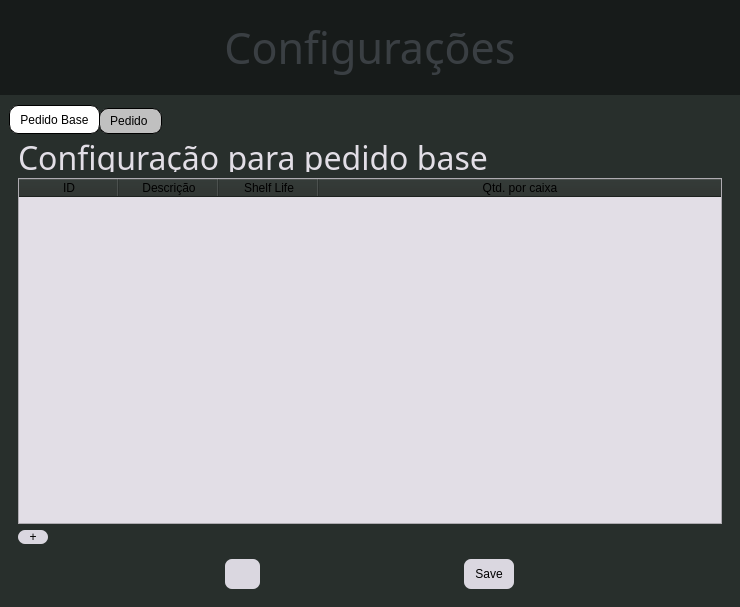
<?xml version="1.0" encoding="UTF-8"?>
<ui version="4.0">
 <class>Configuration</class>
 <widget class="QMainWindow" name="Configuration">
  <property name="geometry">
   <rect>
    <x>0</x>
    <y>0</y>
    <width>702</width>
    <height>607</height>
   </rect>
  </property>
  <property name="windowTitle">
   <string>Configuration</string>
  </property>
  <property name="windowIcon">
   <iconset resource="gui_data/resources.qrc">
    <normaloff>:/icon/images/settingsIcon.png</normaloff>:/icon/images/settingsIcon.png</iconset>
  </property>
  <widget class="QWidget" name="centralwidget">
   <layout class="QVBoxLayout" name="verticalLayout">
    <property name="spacing">
     <number>0</number>
    </property>
    <property name="leftMargin">
     <number>0</number>
    </property>
    <property name="topMargin">
     <number>0</number>
    </property>
    <property name="rightMargin">
     <number>0</number>
    </property>
    <property name="bottomMargin">
     <number>0</number>
    </property>
    <item>
     <widget class="QFrame" name="Header">
      <property name="maximumSize">
       <size>
        <width>16777215</width>
        <height>100</height>
       </size>
      </property>
      <property name="styleSheet">
       <string notr="true">
background-color: rgb(23, 27, 26);
</string>
      </property>
      <property name="frameShape">
       <enum>QFrame::NoFrame</enum>
      </property>
      <property name="frameShadow">
       <enum>QFrame::Raised</enum>
      </property>
      <layout class="QHBoxLayout" name="horizontalLayout">
       <item>
        <widget class="QFrame" name="HeaderFrame">
         <property name="frameShape">
          <enum>QFrame::NoFrame</enum>
         </property>
         <property name="frameShadow">
          <enum>QFrame::Raised</enum>
         </property>
         <layout class="QHBoxLayout" name="horizontalLayout_3">
          <item>
           <widget class="QFrame" name="AALogo">
            <property name="minimumSize">
             <size>
              <width>200</width>
              <height>0</height>
             </size>
            </property>
            <property name="maximumSize">
             <size>
              <width>200</width>
              <height>16777215</height>
             </size>
            </property>
            <property name="styleSheet">
             <string notr="true">image: url(:/logo/images/AAlogo.png);</string>
            </property>
            <property name="frameShape">
             <enum>QFrame::NoFrame</enum>
            </property>
            <property name="frameShadow">
             <enum>QFrame::Raised</enum>
            </property>
           </widget>
          </item>
          <item>
           <widget class="QLabel" name="ConfigurationLabel">
            <property name="font">
             <font>
              <family>.SF Compact</family>
              <pointsize>32</pointsize>
             </font>
            </property>
            <property name="styleSheet">
             <string notr="true">color: rgb(58, 63, 67);</string>
            </property>
            <property name="text">
             <string>Configurações</string>
            </property>
            <property name="alignment">
             <set>Qt::AlignCenter</set>
            </property>
           </widget>
          </item>
          <item>
           <widget class="QFrame" name="HeaderEmpty">
            <property name="minimumSize">
             <size>
              <width>200</width>
              <height>0</height>
             </size>
            </property>
            <property name="maximumSize">
             <size>
              <width>200</width>
              <height>16777215</height>
             </size>
            </property>
            <property name="frameShape">
             <enum>QFrame::NoFrame</enum>
            </property>
            <property name="frameShadow">
             <enum>QFrame::Raised</enum>
            </property>
           </widget>
          </item>
         </layout>
        </widget>
       </item>
      </layout>
     </widget>
    </item>
    <item>
     <widget class="QFrame" name="Body">
      <property name="styleSheet">
       <string notr="true">
background-color: rgb(40, 47, 44);
</string>
      </property>
      <property name="frameShape">
       <enum>QFrame::NoFrame</enum>
      </property>
      <property name="frameShadow">
       <enum>QFrame::Raised</enum>
      </property>
      <layout class="QVBoxLayout" name="verticalLayout_4">
       <property name="bottomMargin">
        <number>0</number>
       </property>
       <item>
        <widget class="QTabWidget" name="TabWidget">
         <property name="styleSheet">
          <string notr="true">QTabWidget::pane {
    border: none;
    background: white;
	color: rgb(0, 0, 0);
}

QTabWidget::tab-bar:top {
    top: 1px;
}

QTabWidget::tab-bar:bottom {
    bottom: 1px;
}

QTabWidget::tab-bar:left {
    right: 1px;
}

QTabWidget::tab-bar:right {
    left: 1px;
}

QTabBar::tab {
    border: 1px solid black;
	border-radius: 9px;
	color: rgb(0, 0, 0);
}

QTabBar::tab:selected {
    background: white;
}

QTabBar::tab:!selected {
    background: silver;
}

QTabBar::tab:!selected:hover {
    background: #999;
}

QTabBar::tab:top:!selected {
    margin-top: 3px;
}

QTabBar::tab:bottom:!selected {
    margin-bottom: 3px;
}

QTabBar::tab:top, QTabBar::tab:bottom {
    min-width: 8ex;
    margin-right: -1px;
    padding: 5px 10px 5px 10px;
}

QTabBar::tab:top:selected {
    border-bottom-color: none;
}

QTabBar::tab:bottom:selected {
    border-top-color: none;
}

QTabBar::tab:top:last, QTabBar::tab:bottom:last,
QTabBar::tab:top:only-one, QTabBar::tab:bottom:only-one {
    margin-right: 0;
}

QTabBar::tab:left:!selected {
    margin-right: 3px;
}

QTabBar::tab:right:!selected {
    margin-left: 3px;
}

QTabBar::tab:left, QTabBar::tab:right {
    min-height: 8ex;
    margin-bottom: -1px;
    padding: 10px 5px 10px 5px;
}

QTabBar::tab:left:selected {
    border-left-color: none;
}

QTabBar::tab:right:selected {
    border-right-color: none;
}

QTabBar::tab:left:last, QTabBar::tab:right:last,
QTabBar::tab:left:only-one, QTabBar::tab:right:only-one {
    margin-bottom: 0;
}</string>
         </property>
         <property name="currentIndex">
          <number>0</number>
         </property>
         <widget class="QWidget" name="PedidoBaseTab">
          <attribute name="title">
           <string>Pedido Base</string>
          </attribute>
          <layout class="QHBoxLayout" name="horizontalLayout_4">
           <property name="spacing">
            <number>0</number>
           </property>
           <property name="leftMargin">
            <number>0</number>
           </property>
           <property name="topMargin">
            <number>0</number>
           </property>
           <property name="rightMargin">
            <number>0</number>
           </property>
           <property name="bottomMargin">
            <number>0</number>
           </property>
           <item>
            <widget class="QFrame" name="PedidoBaseFrame">
             <property name="frameShape">
              <enum>QFrame::NoFrame</enum>
             </property>
             <property name="frameShadow">
              <enum>QFrame::Raised</enum>
             </property>
             <layout class="QVBoxLayout" name="verticalLayout_5">
              <property name="spacing">
               <number>0</number>
              </property>
              <property name="leftMargin">
               <number>0</number>
              </property>
              <property name="topMargin">
               <number>0</number>
              </property>
              <property name="rightMargin">
               <number>0</number>
              </property>
              <property name="bottomMargin">
               <number>0</number>
              </property>
              <item>
               <widget class="QFrame" name="PedidoBaseBodyFrame">
                <property name="frameShape">
                 <enum>QFrame::NoFrame</enum>
                </property>
                <property name="frameShadow">
                 <enum>QFrame::Raised</enum>
                </property>
                <layout class="QVBoxLayout" name="verticalLayout_3">
                 <item>
                  <widget class="QLabel" name="ConfigPedidoBaseLabel">
                   <property name="maximumSize">
                    <size>
                     <width>16777215</width>
                     <height>30</height>
                    </size>
                   </property>
                   <property name="font">
                    <font>
                     <family>.SF Compact</family>
                     <pointsize>24</pointsize>
                    </font>
                   </property>
                   <property name="styleSheet">
                    <string notr="true">color: rgb(226, 222, 230)</string>
                   </property>
                   <property name="text">
                    <string>Configuração para pedido base</string>
                   </property>
                  </widget>
                 </item>
                 <item>
                  <widget class="QTableWidget" name="PedidoBaseTable">
                   <property name="styleSheet">
                    <string notr="true">QTableWidget {

	background-color: rgb(226, 222, 230);
	font: 13pt &quot;.AppleSystemUIFont&quot;;
	color: rgb(0, 0, 0);

}
QTableWidget QScrollBar
{
background : lightblue;
}
 QTableWidget::item:selected
{
border : 2px solid black;
background : rgb(85, 91, 213);
}</string>
                   </property>
                   <property name="horizontalScrollBarPolicy">
                    <enum>Qt::ScrollBarAlwaysOff</enum>
                   </property>
                   <property name="sortingEnabled">
                    <bool>true</bool>
                   </property>
                   <property name="wordWrap">
                    <bool>false</bool>
                   </property>
                   <attribute name="horizontalHeaderStretchLastSection">
                    <bool>true</bool>
                   </attribute>
                   <column>
                    <property name="text">
                     <string>ID</string>
                    </property>
                   </column>
                   <column>
                    <property name="text">
                     <string>Descrição</string>
                    </property>
                   </column>
                   <column>
                    <property name="text">
                     <string>Shelf Life</string>
                    </property>
                   </column>
                   <column>
                    <property name="text">
                     <string>Qtd. por caixa</string>
                    </property>
                   </column>
                  </widget>
                 </item>
                 <item>
                  <widget class="QPushButton" name="PedidoBaseAddRowButton">
                   <property name="maximumSize">
                    <size>
                     <width>30</width>
                     <height>16777215</height>
                    </size>
                   </property>
                   <property name="styleSheet">
                    <string notr="true">QPushButton {
	color: rgb(0, 0, 0);
	background-color: rgb(218, 215, 224);
	border-radius: 7px;
}

QPushButton:hover {
	background-color: rgb(190, 190, 190);

}
QPushButton:pressed {
	background-color: rgb(160, 160, 160);

}</string>
                   </property>
                   <property name="text">
                    <string>+</string>
                   </property>
                  </widget>
                 </item>
                 <item>
                  <widget class="QFrame" name="PedidoBaseButtonsFrame">
                   <property name="frameShape">
                    <enum>QFrame::NoFrame</enum>
                   </property>
                   <property name="frameShadow">
                    <enum>QFrame::Raised</enum>
                   </property>
                   <layout class="QHBoxLayout" name="horizontalLayout_5">
                    <item>
                     <widget class="QPushButton" name="PedidoBaseHomeButton">
                      <property name="minimumSize">
                       <size>
                        <width>35</width>
                        <height>30</height>
                       </size>
                      </property>
                      <property name="maximumSize">
                       <size>
                        <width>35</width>
                        <height>30</height>
                       </size>
                      </property>
                      <property name="styleSheet">
                       <string notr="true">QPushButton {

	background-color: rgb(218, 215, 224);
	border-radius: 7px;
}

QPushButton:hover {
	background-color: rgb(190, 190, 190);

}
QPushButton:pressed {
	background-color: rgb(160, 160, 160);

}</string>
                      </property>
                      <property name="text">
                       <string/>
                      </property>
                      <property name="icon">
                       <iconset resource="gui_data/resources.qrc">
                        <normaloff>:/icon/images/homeIcon2.png</normaloff>:/icon/images/homeIcon2.png</iconset>
                      </property>
                     </widget>
                    </item>
                    <item>
                     <widget class="QPushButton" name="PedidoBaseSaveButton">
                      <property name="minimumSize">
                       <size>
                        <width>50</width>
                        <height>30</height>
                       </size>
                      </property>
                      <property name="maximumSize">
                       <size>
                        <width>50</width>
                        <height>30</height>
                       </size>
                      </property>
                      <property name="styleSheet">
                       <string notr="true">QPushButton {
	color: rgb(0, 0, 0);
	background-color: rgb(218, 215, 224);
	border-radius: 7px;
}

QPushButton:hover {
	background-color: rgb(190, 190, 190);

}
QPushButton:pressed {
	background-color: rgb(160, 160, 160);

}</string>
                      </property>
                      <property name="text">
                       <string>Save</string>
                      </property>
                     </widget>
                    </item>
                   </layout>
                  </widget>
                 </item>
                </layout>
               </widget>
              </item>
             </layout>
            </widget>
           </item>
          </layout>
         </widget>
         <widget class="QWidget" name="PedidoFinalTab">
          <attribute name="title">
           <string>Pedido </string>
          </attribute>
          <layout class="QVBoxLayout" name="verticalLayout_6">
           <property name="spacing">
            <number>0</number>
           </property>
           <property name="leftMargin">
            <number>0</number>
           </property>
           <property name="topMargin">
            <number>0</number>
           </property>
           <property name="rightMargin">
            <number>0</number>
           </property>
           <property name="bottomMargin">
            <number>0</number>
           </property>
           <item>
            <widget class="QFrame" name="PedidoFinalFrame">
             <property name="frameShape">
              <enum>QFrame::NoFrame</enum>
             </property>
             <property name="frameShadow">
              <enum>QFrame::Raised</enum>
             </property>
             <layout class="QHBoxLayout" name="horizontalLayout_7">
              <property name="spacing">
               <number>0</number>
              </property>
              <property name="leftMargin">
               <number>0</number>
              </property>
              <property name="topMargin">
               <number>0</number>
              </property>
              <property name="rightMargin">
               <number>0</number>
              </property>
              <property name="bottomMargin">
               <number>0</number>
              </property>
              <item>
               <widget class="QFrame" name="PedidoFinalBodyFrame">
                <property name="frameShape">
                 <enum>QFrame::NoFrame</enum>
                </property>
                <property name="frameShadow">
                 <enum>QFrame::Raised</enum>
                </property>
                <layout class="QVBoxLayout" name="verticalLayout_7">
                 <property name="spacing">
                  <number>-1</number>
                 </property>
                 <property name="leftMargin">
                  <number>12</number>
                 </property>
                 <property name="topMargin">
                  <number>12</number>
                 </property>
                 <property name="rightMargin">
                  <number>12</number>
                 </property>
                 <property name="bottomMargin">
                  <number>12</number>
                 </property>
                 <item>
                  <widget class="QLabel" name="ConfigPedidoFinalLabel">
                   <property name="minimumSize">
                    <size>
                     <width>0</width>
                     <height>40</height>
                    </size>
                   </property>
                   <property name="maximumSize">
                    <size>
                     <width>16777215</width>
                     <height>40</height>
                    </size>
                   </property>
                   <property name="font">
                    <font>
                     <family>.SF Compact</family>
                     <pointsize>24</pointsize>
                    </font>
                   </property>
                   <property name="styleSheet">
                    <string notr="true">color: rgb(226, 222, 230)</string>
                   </property>
                   <property name="text">
                    <string>Configuração para pedido final</string>
                   </property>
                  </widget>
                 </item>
                 <item>
                  <widget class="QTableWidget" name="PedidoFinalTable">
                   <property name="styleSheet">
                    <string notr="true">QTableWidget {

	background-color: rgb(226, 222, 230);
	font: 13pt &quot;.AppleSystemUIFont&quot;;
	color: rgb(0, 0, 0);

}
QTableWidget QScrollBar
{
background : lightblue;
}
 QTableWidget::item:selected
{
border : 2px solid black;
background : rgb(85, 91, 213);
}</string>
                   </property>
                   <property name="horizontalScrollBarPolicy">
                    <enum>Qt::ScrollBarAlwaysOff</enum>
                   </property>
                   <property name="sortingEnabled">
                    <bool>true</bool>
                   </property>
                   <property name="wordWrap">
                    <bool>false</bool>
                   </property>
                   <attribute name="horizontalHeaderStretchLastSection">
                    <bool>true</bool>
                   </attribute>
                   <column>
                    <property name="text">
                     <string>ID</string>
                    </property>
                   </column>
                   <column>
                    <property name="text">
                     <string>Descrição</string>
                    </property>
                   </column>
                   <column>
                    <property name="text">
                     <string>Embalagem</string>
                    </property>
                   </column>
                   <column>
                    <property name="text">
                     <string>Código NF Fornecedor</string>
                    </property>
                   </column>
                   <column>
                    <property name="text">
                     <string>Fornecedor</string>
                    </property>
                   </column>
                   <column>
                    <property name="text">
                     <string>Categoria</string>
                    </property>
                   </column>
                   <column>
                    <property name="text">
                     <string>TradeBras Sistema Code</string>
                    </property>
                   </column>
                   <column>
                    <property name="text">
                     <string>Shelf Life</string>
                    </property>
                   </column>
                   <column>
                    <property name="text">
                     <string>Products</string>
                    </property>
                   </column>
                   <column>
                    <property name="text">
                     <string>HS Code</string>
                    </property>
                   </column>
                   <column>
                    <property name="text">
                     <string>NCM</string>
                    </property>
                   </column>
                   <column>
                    <property name="text">
                     <string>C</string>
                    </property>
                   </column>
                   <column>
                    <property name="text">
                     <string>L</string>
                    </property>
                   </column>
                   <column>
                    <property name="text">
                     <string>A</string>
                    </property>
                   </column>
                   <column>
                    <property name="text">
                     <string>M3 Unit.</string>
                    </property>
                   </column>
                   <column>
                    <property name="text">
                     <string>Embarque</string>
                    </property>
                   </column>
                   <column>
                    <property name="text">
                     <string>Peso Liq. Unit.</string>
                    </property>
                   </column>
                   <column>
                    <property name="text">
                     <string>Peso Butro Unit.</string>
                    </property>
                   </column>
                  </widget>
                 </item>
                 <item>
                  <widget class="QPushButton" name="PedidoFinalAddRowButton">
                   <property name="maximumSize">
                    <size>
                     <width>30</width>
                     <height>16777215</height>
                    </size>
                   </property>
                   <property name="styleSheet">
                    <string notr="true">QPushButton {
	color: rgb(0, 0, 0);
	background-color: rgb(218, 215, 224);
	border-radius: 7px;
}

QPushButton:hover {
	background-color: rgb(190, 190, 190);

}
QPushButton:pressed {
	background-color: rgb(160, 160, 160);

}</string>
                   </property>
                   <property name="text">
                    <string>+</string>
                   </property>
                  </widget>
                 </item>
                 <item>
                  <widget class="QFrame" name="PedidoFinalButtons">
                   <property name="frameShape">
                    <enum>QFrame::NoFrame</enum>
                   </property>
                   <property name="frameShadow">
                    <enum>QFrame::Raised</enum>
                   </property>
                   <layout class="QHBoxLayout" name="horizontalLayout_6">
                    <item>
                     <widget class="QPushButton" name="PedidoFinalHomeButton">
                      <property name="minimumSize">
                       <size>
                        <width>35</width>
                        <height>30</height>
                       </size>
                      </property>
                      <property name="maximumSize">
                       <size>
                        <width>35</width>
                        <height>30</height>
                       </size>
                      </property>
                      <property name="styleSheet">
                       <string notr="true">QPushButton {

	background-color: rgb(218, 215, 224);
	border-radius: 7px;
}

QPushButton:hover {
	background-color: rgb(190, 190, 190);

}
QPushButton:pressed {
	background-color: rgb(160, 160, 160);

}</string>
                      </property>
                      <property name="text">
                       <string/>
                      </property>
                      <property name="icon">
                       <iconset resource="gui_data/resources.qrc">
                        <normaloff>:/icon/images/homeIcon2.png</normaloff>:/icon/images/homeIcon2.png</iconset>
                      </property>
                     </widget>
                    </item>
                    <item>
                     <widget class="QPushButton" name="PedidoFinalSaveButton">
                      <property name="minimumSize">
                       <size>
                        <width>50</width>
                        <height>30</height>
                       </size>
                      </property>
                      <property name="maximumSize">
                       <size>
                        <width>50</width>
                        <height>30</height>
                       </size>
                      </property>
                      <property name="styleSheet">
                       <string notr="true">QPushButton {
	color: rgb(0, 0, 0);
	background-color: rgb(218, 215, 224);
	border-radius: 7px;
}

QPushButton:hover {
	background-color: rgb(190, 190, 190);

}
QPushButton:pressed {
	background-color: rgb(160, 160, 160);

}</string>
                      </property>
                      <property name="text">
                       <string>Save</string>
                      </property>
                     </widget>
                    </item>
                   </layout>
                  </widget>
                 </item>
                </layout>
               </widget>
              </item>
             </layout>
            </widget>
           </item>
          </layout>
         </widget>
        </widget>
       </item>
      </layout>
     </widget>
    </item>
    <item>
     <widget class="QFrame" name="Bottom">
      <property name="maximumSize">
       <size>
        <width>16777215</width>
        <height>40</height>
       </size>
      </property>
      <property name="styleSheet">
       <string notr="true">
background-color: rgb(23, 27, 26);
</string>
      </property>
      <property name="frameShape">
       <enum>QFrame::NoFrame</enum>
      </property>
      <property name="frameShadow">
       <enum>QFrame::Raised</enum>
      </property>
     </widget>
    </item>
   </layout>
  </widget>
 </widget>
 <resources>
  <include location="gui_data/resources.qrc"/>
 </resources>
 <connections/>
</ui>
